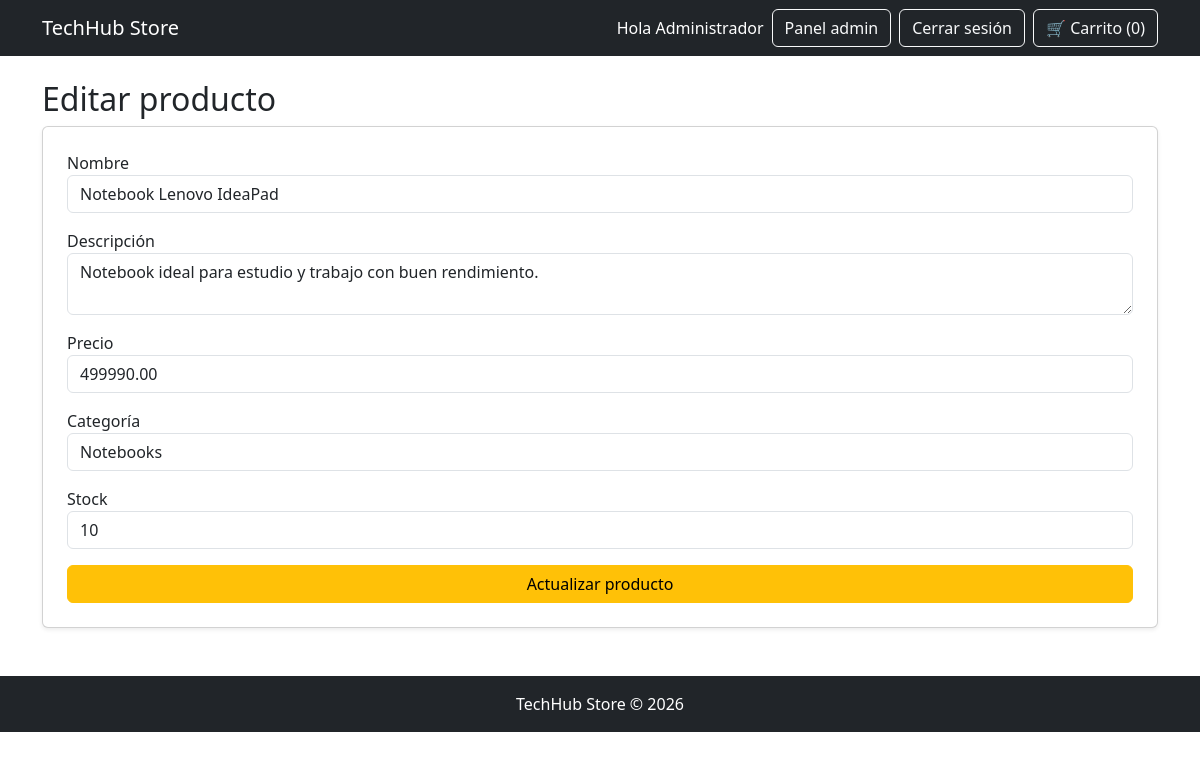
Page /index.php?controller=adminProducto&action=edit&id=1 (signed in) on the committed database.
### tables this page shows
CREATE TABLE productos (
    id INT AUTO_INCREMENT PRIMARY KEY,
    nombre VARCHAR(150) NOT NULL,
    descripcion TEXT NOT NULL,
    precio DECIMAL(10,2) NOT NULL,
    stock INT NOT NULL DEFAULT 0,
    categoria VARCHAR(100) NOT NULL,
    imagen VARCHAR(255) DEFAULT NULL,
    creado_en TIMESTAMP DEFAULT CURRENT_TIMESTAMP
);

### app/controllers/AdminProductoController.php (called while the page is built, shortened)
<?php
require_once "app/models/Producto.php";
class AdminProductoController {
    public function edit() {
        $productoModel = new Producto();
        $producto = $productoModel->obtenerProductoPorId($_GET["id"]);
        require_once "app/views/admin/productos/edit.php";
    }
}

### index.php (called while the page is built, shortened)
<?php
require_once "config/database.php";
$action = $_GET['action'] ?? 'index';
$controllerInstance = new $controllerName();
$controllerInstance->$action();

### config/database.php (called while the page is built, shortened)
<?php
class Database {
    private $host = "localhost";
    private $user = "root";
    private $password = "";
    private $database = "techhub_store";
    public function connect() {
        $conn = new mysqli(
            $this->host,
            $this->user,
            $this->password,
            $this->database
        );
        return $conn;
    }
}

### app/models/Producto.php (called while the page is built, shortened)
<?php
require_once "config/database.php";
class Producto {
    private $conn;
    public function __construct() {
        $database = new Database();
        $this->conn = $database->connect();
    }
    public function getById($id) {
        $id = intval($id);
        $sql = "SELECT * FROM productos WHERE id = $id";
        $resultado = $this->conn->query($sql);
        return $resultado->fetch_assoc();
    }
    public function obtenerProductoPorId($id) {
        return $this->getById($id);
    }
}

### app/views/admin/productos/edit.php (the view, shortened to what this page needs)
<?php require_once "app/views/layout/header.php"; ?>
<h2>Editar producto</h2>
<form method="POST"
      action="index.php?controller=adminProducto&action=update"
      class="card p-4 shadow-sm">
    <div class="mb-3">
        <label>Nombre</label>
        <input name="nombre"
               class="form-control"
               value="<?= $producto["nombre"]; ?>"
               required>
    </div>
    <div class="mb-3">
        <label>Descripción</label>
        <textarea name="descripcion"
                  class="form-control"
                  required><?= $producto["descripcion"]; ?></textarea>
    </div>
    <div class="mb-3">
        <label>Precio</label>
        <input type="number"
               name="precio"
               class="form-control"
               value="<?= $producto["precio"]; ?>"
               required>
    </div>
    <div class="mb-3">
        <label>Categoría</label>
        <input name="categoria"
               class="form-control"
               value="<?= $producto["categoria"]; ?>"
               required>
    </div>
    <div class="mb-3">
        <label>Stock</label>
        <input type="number"
               name="stock"
               class="form-control"
               value="<?= $producto["stock"]; ?>"
               required>
    </div>
    <button class="btn btn-warning">
        Actualizar producto
    </button>
</form>
<?php require_once "app/views/layout/footer.php"; ?>

### rows in the picture
productos: nombre "Notebook Lenovo IdeaPad", descripcion "Notebook ideal para estudio y trabajo con buen rendimiento.", precio "499990.00", categoria "Notebooks", stock "10"

### other values in the picture
$_SESSION["usuario"]["nombre"] "Administrador"
$totalCarrito "0"
